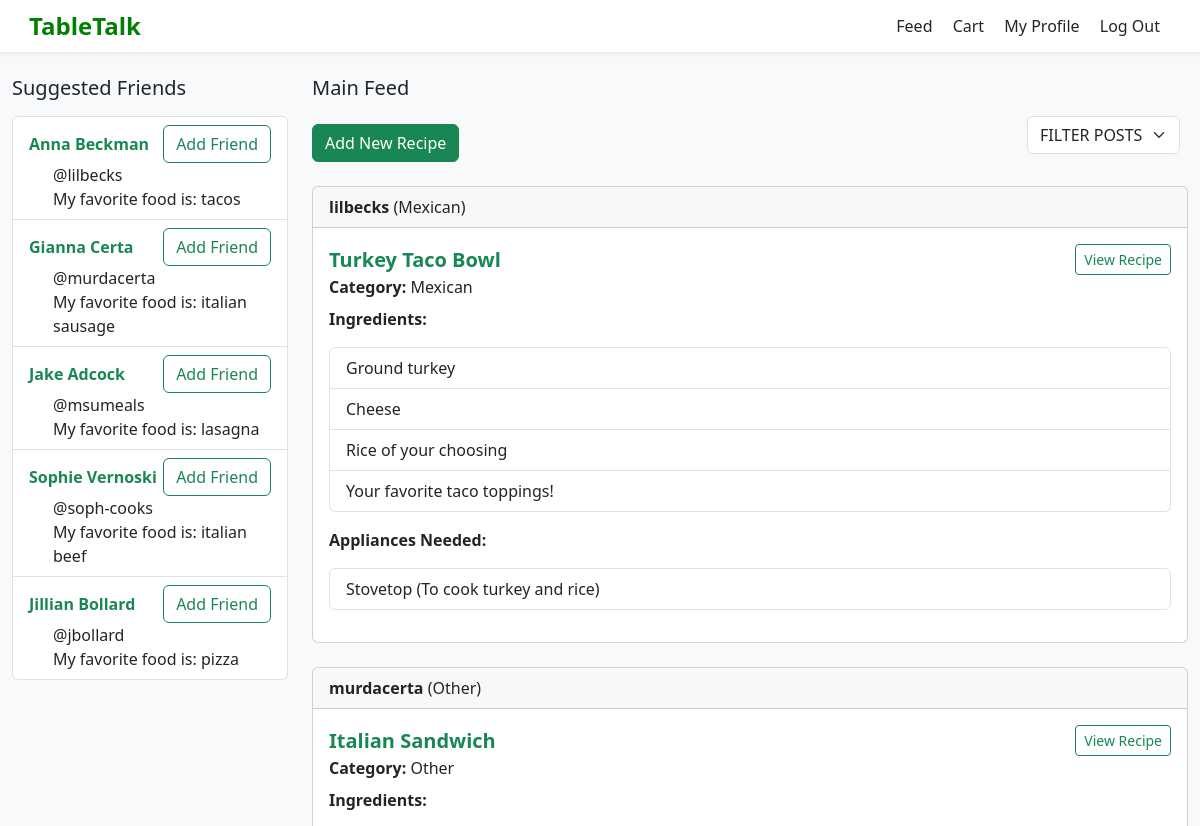
The page /show_feed (signed in, upper part) on the database as committed earlier.
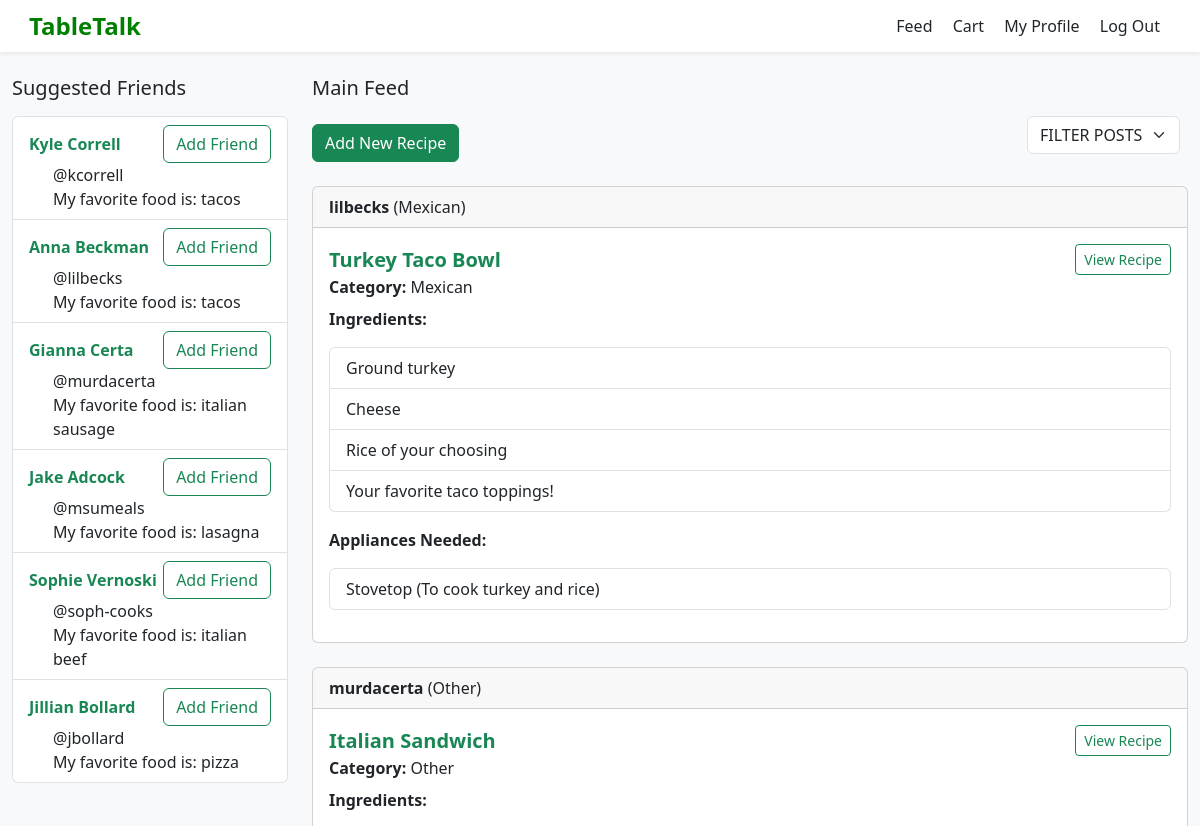
The same page on the database as committed later.
### tables this page shows
CREATE TABLE users (
    id INTEGER PRIMARY KEY AUTOINCREMENT,
    username TEXT NOT NULL,
    password TEXT NOT NULL,
    first_name TEXT NOT NULL,
    last_name TEXT NOT NULL,
    favorite_food TEXT NOT NULL
);

CREATE TABLE "posts" (
    id INTEGER PRIMARY KEY AUTOINCREMENT,
    title TEXT NOT NULL,
    category TEXT NOT NULL,
    user_id INTEGER NOT NULL,
    appliance_id INTEGER, username, ingredients, steps, appliances,  -- now optional
    -- include any other columns you had
    FOREIGN KEY (user_id) REFERENCES users(id)
);

### app.py (the view)
@app.route('/show_feed', methods=['GET', 'POST'])
def show_feed():
    if 'username' in session:
        db = get_db()
        username = session['username']
        user_row = db.execute('SELECT id FROM users WHERE username = ?', (username,)).fetchone()
        if not user_row:
            flash("User not found in database", "error")
            return redirect(url_for('login'))
        user_id = user_row['id']
        feed = db.execute('SELECT * FROM posts ORDER BY id DESC').fetchall()
        friends = db.execute('SELECT first_name, last_name, username, favorite_food FROM users WHERE id != ? ORDER BY id DESC', (user_id,)).fetchall()
        return render_template('main_feed.html', posts=feed, suggested_friends=friends)
    else:
        flash("Please log in to view the feed", "error")
        return render_template('login.html')

### app.py (called while the page is built)
def connect_db():
    rv = sqlite3.connect(app.config['DATABASE'])
    rv.row_factory = sqlite3.Row
    return rv

def get_db():
    if not hasattr(g, 'sqlite_db'):
        g.sqlite_db = connect_db()
    return g.sqlite_db

### templates/main_feed.html (shortened to what this page needs)
{% extends "layout.html" %}
{% block content %}
<div class="container-fluid mt-4">
  <div class="row">
    <div class="col-md-3">
      <h5 class="mb-3">Suggested Friends</h5>
      <ul class="list-group">
          {% for friend in suggested_friends %}
              <li class="list-group-item">
                <div class="d-flex justify-content-between align-items-center">
                  <a href="{{ url_for('show_user_profile', username=friend.username) }}" class="text-success text-decoration-none">
                    <strong>{{ friend.first_name }} {{ friend.last_name }}</strong>
                  </a>
                  <button class="btn btn-outline-success">Add Friend</button>
                </div>
                <div class="ms-4" style="text-align: left">@{{ friend.username }}</div>
                <div class="ms-4"style="text-align: left">My favorite food is: {{ friend.favorite_food }}</div>
              </li>
          {% endfor %}
      </ul>
    </div>
    <div class="col-md-9">
      <h5 class="mb-3">Main Feed</h5>
      <div class="d-flex justify-content-between align-items-center mb-3">
        <button type="button" class="btn btn-success" data-bs-toggle="modal" data-bs-target="#recipeModal">Add New Recipe</button>
        <form method="get" action="{{ url_for('filter_posts') }}" class="d-flex align-items-center mb-3">
          <select name="filter_category" class="form-select w-auto me-2" data-role="filter">
            <option value="FILTER POSTS" {% if selected_category == 'FILTER POSTS' or not selected_category %}selected{% endif %}>FILTER POSTS</option>
          </select>
        </form>
      </div>
      {% for post in posts %}
      <div class="card mb-4">
        <div class="card-header">
          <strong>{{ post.username }}</strong> ({{ post.category }})
        </div>
        <div class="card-body">
          <div class="d-flex justify-content-between align-items-center">
              <h5 class="card-title text-success fw-bold mb-0">{{ post.title }}</h5>
              <a href="{{ url_for('view_recipe', recipe_id=post.id) }}" class="btn btn-outline-success btn-sm">View Recipe</a>
          </div>
          <div class="mb-2"><strong>Category:</strong> {{ post.category }}</div>
          <p><strong>Ingredients:</strong></p>
          <ul class="list-group mb-3">
            {% for ingredient in post.ingredients.split('\n') %}
            <li class="list-group-item">{{ ingredient }}</li>
            {% endfor %}
          </ul>
          <p><strong>Appliances Needed:</strong></p>
          <ul class="list-group mb-3">
            {% for appliance in post.appliances.split('\n') %}
            <li class="list-group-item">{{ appliance }}</li>
            {% endfor %}
          </ul>
        </div>
      </div>
      {% endfor %}
    </div>
  </div>
</div>
{% endblock %}

### templates/layout.html (shortened to what this page needs)
<!DOCTYPE html>
<html lang="en">
<head>
    <link href="https://cdn.jsdelivr.net/npm/bootstrap@5.3.2/dist/css/bootstrap.min.css" rel="stylesheet">
</head>
<body>
    <nav class="navbar navbar-light bg-white shadow-sm px-4">
        <span class="logo">
             TableTalk
        </span>
        <div>
            <a href="{{ url_for('show_feed') }}" class="nav-link d-inline-block me-3">Feed</a>
            <a href="{{ url_for('show_cart') }}" class="nav-link d-inline-block me-3">Cart</a>
            <a href="{{ url_for('show_profile') }}" class="nav-link d-inline-block me-3">My Profile</a>
            <a href="{{ url_for('logout') }}" class="nav-link d-inline-block me-3">Log Out</a>
        </div>
    </nav>
    {% block content %}
    {% endblock %}
</body>
</html>

### templates/layout.html (style rules this page uses)
body { background-color: #f8f9fa; }
.logo { font-size: 1.5rem; font-weight: bold; color: green; }

Rows that differ between the two databases and show on the page:
added users: first_name "Kyle", last_name "Correll", username "kcorrell", favorite_food "tacos"
